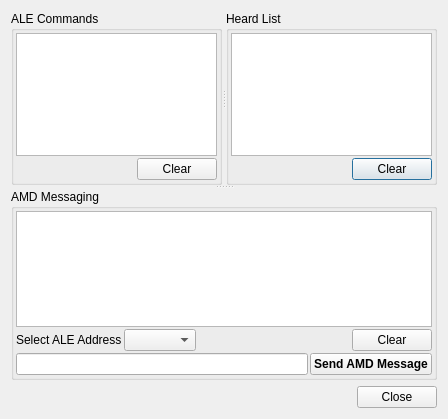
<?xml version="1.0" encoding="UTF-8"?>
<ui version="4.0">
 <class>DialogAle</class>
 <widget class="QDialog" name="DialogAle">
  <property name="geometry">
   <rect>
    <x>0</x>
    <y>0</y>
    <width>448</width>
    <height>419</height>
   </rect>
  </property>
  <property name="windowTitle">
   <string>ALE</string>
  </property>
  <layout class="QVBoxLayout" name="verticalLayout_4">
   <item>
    <widget class="QSplitter" name="splitter_2">
     <property name="orientation">
      <enum>Qt::Vertical</enum>
     </property>
     <widget class="QSplitter" name="splitter">
      <property name="orientation">
       <enum>Qt::Horizontal</enum>
      </property>
      <widget class="QGroupBox" name="groupBoxALECommands">
       <property name="title">
        <string>ALE Commands</string>
       </property>
       <layout class="QVBoxLayout" name="verticalLayout">
        <property name="spacing">
         <number>2</number>
        </property>
        <property name="leftMargin">
         <number>2</number>
        </property>
        <property name="topMargin">
         <number>2</number>
        </property>
        <property name="rightMargin">
         <number>2</number>
        </property>
        <property name="bottomMargin">
         <number>2</number>
        </property>
        <item>
         <widget class="QPlainTextEdit" name="plainTextEditAleCommands">
          <property name="toolTip">
           <string>ALE stuff shows here</string>
          </property>
          <property name="maximumBlockCount">
           <number>500</number>
          </property>
         </widget>
        </item>
        <item>
         <layout class="QHBoxLayout" name="horizontalLayout">
          <item>
           <spacer name="horizontalSpacer">
            <property name="orientation">
             <enum>Qt::Horizontal</enum>
            </property>
            <property name="sizeHint" stdset="0">
             <size>
              <width>40</width>
              <height>20</height>
             </size>
            </property>
           </spacer>
          </item>
          <item>
           <widget class="QPushButton" name="pushButtonClearALE">
            <property name="focusPolicy">
             <enum>Qt::NoFocus</enum>
            </property>
            <property name="text">
             <string>Clear</string>
            </property>
           </widget>
          </item>
         </layout>
        </item>
       </layout>
      </widget>
      <widget class="QGroupBox" name="groupBox">
       <property name="title">
        <string>Heard List</string>
       </property>
       <layout class="QVBoxLayout" name="verticalLayout_3">
        <property name="spacing">
         <number>2</number>
        </property>
        <property name="leftMargin">
         <number>2</number>
        </property>
        <property name="topMargin">
         <number>2</number>
        </property>
        <property name="rightMargin">
         <number>2</number>
        </property>
        <property name="bottomMargin">
         <number>2</number>
        </property>
        <item>
         <widget class="QTextBrowser" name="textBrowserALEHeardList">
          <property name="toolTip">
           <string>ALE addresses shown here</string>
          </property>
         </widget>
        </item>
        <item>
         <layout class="QHBoxLayout" name="horizontalLayout_5">
          <item>
           <spacer name="horizontalSpacer_4">
            <property name="orientation">
             <enum>Qt::Horizontal</enum>
            </property>
            <property name="sizeHint" stdset="0">
             <size>
              <width>40</width>
              <height>20</height>
             </size>
            </property>
           </spacer>
          </item>
          <item>
           <widget class="QPushButton" name="pushButton">
            <property name="text">
             <string>Clear</string>
            </property>
           </widget>
          </item>
         </layout>
        </item>
       </layout>
      </widget>
     </widget>
     <widget class="QGroupBox" name="groupBoxAMDMessaging">
      <property name="title">
       <string>AMD Messaging</string>
      </property>
      <layout class="QVBoxLayout" name="verticalLayout_2">
       <property name="spacing">
        <number>2</number>
       </property>
       <property name="leftMargin">
        <number>2</number>
       </property>
       <property name="topMargin">
        <number>2</number>
       </property>
       <property name="rightMargin">
        <number>2</number>
       </property>
       <property name="bottomMargin">
        <number>2</number>
       </property>
       <item>
        <widget class="QTextBrowser" name="textBrowserAMDMessages">
         <property name="toolTip">
          <string>AMD messages shown here</string>
         </property>
        </widget>
       </item>
       <item>
        <layout class="QHBoxLayout" name="horizontalLayout_4">
         <item>
          <widget class="QLabel" name="label">
           <property name="text">
            <string>Select ALE Address</string>
           </property>
          </widget>
         </item>
         <item>
          <widget class="QComboBox" name="comboBoxSelectALEAddress">
           <property name="toolTip">
            <string>Select ALE address to send AMD message to</string>
           </property>
           <property name="insertPolicy">
            <enum>QComboBox::InsertAlphabetically</enum>
           </property>
           <property name="sizeAdjustPolicy">
            <enum>QComboBox::AdjustToContents</enum>
           </property>
          </widget>
         </item>
         <item>
          <spacer name="horizontalSpacer_3">
           <property name="orientation">
            <enum>Qt::Horizontal</enum>
           </property>
           <property name="sizeHint" stdset="0">
            <size>
             <width>40</width>
             <height>20</height>
            </size>
           </property>
          </spacer>
         </item>
         <item>
          <widget class="QPushButton" name="pushButtonClearAMD">
           <property name="focusPolicy">
            <enum>Qt::NoFocus</enum>
           </property>
           <property name="text">
            <string>Clear</string>
           </property>
          </widget>
         </item>
        </layout>
       </item>
       <item>
        <layout class="QHBoxLayout" name="horizontalLayout_3">
         <item>
          <widget class="QLineEdit" name="lineEditAMDMessage">
           <property name="toolTip">
            <string>Type AMD message</string>
           </property>
          </widget>
         </item>
         <item>
          <widget class="QPushButton" name="pushButtonSendAMD">
           <property name="font">
            <font>
             <weight>75</weight>
             <bold>true</bold>
            </font>
           </property>
           <property name="toolTip">
            <string>Semds AMD message</string>
           </property>
           <property name="text">
            <string>Send AMD Message</string>
           </property>
          </widget>
         </item>
        </layout>
       </item>
      </layout>
     </widget>
    </widget>
   </item>
   <item>
    <layout class="QHBoxLayout" name="horizontalLayout_2">
     <item>
      <spacer name="horizontalSpacer_2">
       <property name="orientation">
        <enum>Qt::Horizontal</enum>
       </property>
       <property name="sizeHint" stdset="0">
        <size>
         <width>40</width>
         <height>20</height>
        </size>
       </property>
      </spacer>
     </item>
     <item>
      <widget class="QDialogButtonBox" name="buttonBox">
       <property name="orientation">
        <enum>Qt::Horizontal</enum>
       </property>
       <property name="standardButtons">
        <set>QDialogButtonBox::Close</set>
       </property>
      </widget>
     </item>
    </layout>
   </item>
  </layout>
 </widget>
 <resources/>
 <connections>
  <connection>
   <sender>buttonBox</sender>
   <signal>accepted()</signal>
   <receiver>DialogAle</receiver>
   <slot>accept()</slot>
   <hints>
    <hint type="sourcelabel">
     <x>468</x>
     <y>508</y>
    </hint>
    <hint type="destinationlabel">
     <x>157</x>
     <y>274</y>
    </hint>
   </hints>
  </connection>
  <connection>
   <sender>buttonBox</sender>
   <signal>rejected()</signal>
   <receiver>DialogAle</receiver>
   <slot>reject()</slot>
   <hints>
    <hint type="sourcelabel">
     <x>468</x>
     <y>508</y>
    </hint>
    <hint type="destinationlabel">
     <x>286</x>
     <y>274</y>
    </hint>
   </hints>
  </connection>
  <connection>
   <sender>pushButtonClearAMD</sender>
   <signal>clicked()</signal>
   <receiver>textBrowserAMDMessages</receiver>
   <slot>clear()</slot>
   <hints>
    <hint type="sourcelabel">
     <x>465</x>
     <y>436</y>
    </hint>
    <hint type="destinationlabel">
     <x>300</x>
     <y>275</y>
    </hint>
   </hints>
  </connection>
  <connection>
   <sender>pushButton</sender>
   <signal>clicked()</signal>
   <receiver>textBrowserALEHeardList</receiver>
   <slot>clear()</slot>
   <hints>
    <hint type="sourcelabel">
     <x>464</x>
     <y>217</y>
    </hint>
    <hint type="destinationlabel">
     <x>308</x>
     <y>117</y>
    </hint>
   </hints>
  </connection>
  <connection>
   <sender>pushButtonClearALE</sender>
   <signal>clicked()</signal>
   <receiver>plainTextEditAleCommands</receiver>
   <slot>clear()</slot>
   <hints>
    <hint type="sourcelabel">
     <x>197</x>
     <y>204</y>
    </hint>
    <hint type="destinationlabel">
     <x>186</x>
     <y>152</y>
    </hint>
   </hints>
  </connection>
 </connections>
</ui>
